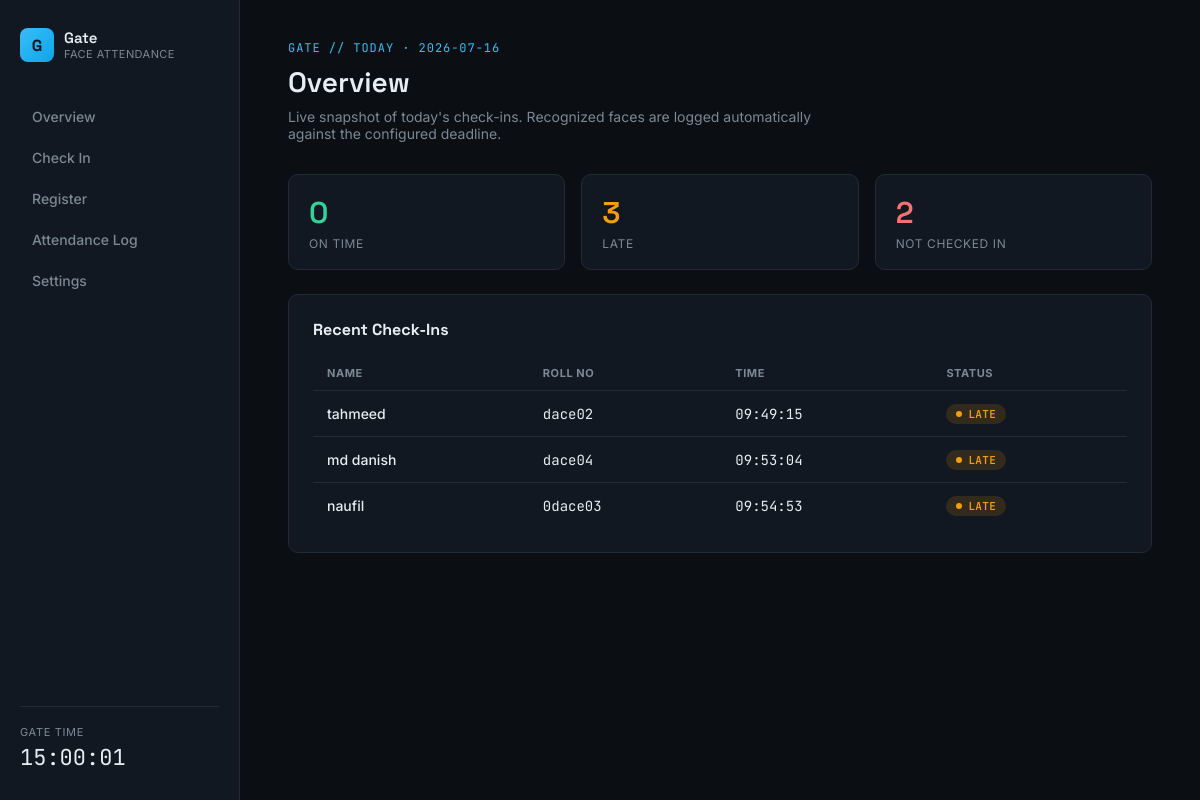
The page / on the database its author committed.
### tables this page shows
CREATE TABLE attendance (
            id          INTEGER PRIMARY KEY AUTOINCREMENT,
            user_id     INTEGER NOT NULL,
            date        TEXT NOT NULL,
            time        TEXT NOT NULL,
            status      TEXT NOT NULL,       -- 'ON-TIME' or 'LATE'
            confidence  REAL,
            UNIQUE(user_id, date),
            FOREIGN KEY(user_id) REFERENCES users(id)
        );

CREATE TABLE users (
            id          INTEGER PRIMARY KEY AUTOINCREMENT,
            label_id    INTEGER UNIQUE,   -- index used by the CNN's softmax output
            name        TEXT NOT NULL,
            roll_no     TEXT,
            created_at  TEXT NOT NULL,
            sample_count INTEGER DEFAULT 0,
            trained     INTEGER DEFAULT 0
        );

### app.py (the view)
@app.route("/")
def index():
    summary = db.get_attendance_summary()
    return render_template("index.html", summary=summary)

### database/db.py (called while the page is built)
def get_connection():
    conn = sqlite3.connect(DB_PATH)
    conn.row_factory = sqlite3.Row
    conn.execute("PRAGMA foreign_keys = ON")
    return conn

def list_users():
    conn = get_connection()
    rows = conn.execute("SELECT * FROM users ORDER BY name").fetchall()
    conn.close()
    return [dict(r) for r in rows]

def get_attendance_for_date(target_date=None):
    target_date = target_date or date.today().isoformat()
    conn = get_connection()
    rows = conn.execute("""
        SELECT a.*, u.name, u.roll_no
        FROM attendance a JOIN users u ON a.user_id = u.id
        WHERE a.date = ?
        ORDER BY a.time ASC
    """, (target_date,)).fetchall()
    conn.close()
    return [dict(r) for r in rows]

def get_attendance_summary(target_date=None):
    target_date = target_date or date.today().isoformat()
    rows = get_attendance_for_date(target_date)
    total_users = len(list_users())
    present = len(rows)
    on_time = len([r for r in rows if r["status"] == "ON-TIME"])
    late = len([r for r in rows if r["status"] == "LATE"])
    absent = total_users - present
    return {
        "date": target_date,
        "total_users": total_users,
        "present": present,
        "on_time": on_time,
        "late": late,
        "absent": absent,
        "records": rows
    }

### templates/index.html (shortened to what this page needs)
{% extends "base.html" %}
{% block content %}
<div class="page-head">
    <div class="eyebrow">Gate // Today · {{ summary.date }}</div>
    <h1>Overview</h1>
    <p>Live snapshot of today's check-ins. Recognized faces are logged automatically against the configured deadline.</p>
</div>
<div class="grid-3" style="margin-bottom: 24px;">
    <div class="stat ok">
        <div class="num">{{ summary.on_time }}</div>
        <div class="lbl">On Time</div>
    </div>
    <div class="stat warn">
        <div class="num">{{ summary.late }}</div>
        <div class="lbl">Late</div>
    </div>
    <div class="stat danger">
        <div class="num">{{ summary.absent }}</div>
        <div class="lbl">Not Checked In</div>
    </div>
</div>
<div class="card">
    <h2 style="margin-bottom: 16px; font-size: 16px;">Recent Check-Ins</h2>
    {% if summary.records %}
    <table class="board">
        <thead>
            <tr><th>Name</th><th>Roll No</th><th>Time</th><th>Status</th></tr>
        </thead>
        <tbody>
        {% for r in summary.records %}
            <tr>
                <td class="name-cell">{{ r.name }}</td>
                <td>{{ r.roll_no or '—' }}</td>
                <td>{{ r.time }}</td>
                <td>
                    <span class="badge {{ 'ok' if r.status == 'ON-TIME' else 'warn' }}">{{ r.status }}</span>
                </td>
            </tr>
        {% endfor %}
        </tbody>
    </table>
    {% else %}
    <div class="empty-state">No check-ins yet today. Head to Check In to scan a face.</div>
    {% endif %}
</div>
{% endblock %}

### templates/base.html (shortened to what this page needs)
<!DOCTYPE html>
<html lang="en">
<head>
<link rel="stylesheet" href="{{ url_for('static', filename='css/style.css') }}">
</head>
<body>
<div class="shell">
    <aside class="sidebar">
        <div class="brand">
            <div class="brand-mark">G</div>
            <div>
                <div class="brand-name">Gate</div>
                <div class="brand-sub">Face Attendance</div>
            </div>
        </div>
        <nav class="nav">
            <a href="/" class="{{ 'active' if active == 'home' else '' }}">Overview</a>
            <a href="/login" class="{{ 'active' if active == 'login' else '' }}">Check In</a>
            <a href="/register" class="{{ 'active' if active == 'register' else '' }}">Register</a>
            <a href="/dashboard" class="{{ 'active' if active == 'dashboard' else '' }}">Attendance Log</a>
            <a href="/settings" class="{{ 'active' if active == 'settings' else '' }}">Settings</a>
        </nav>
        <div class="gate-clock">
            <div class="label">Gate Time</div>
            <div class="value mono" id="live-clock">--:--:--</div>
        </div>
    </aside>
    <main>
        {% block content %}{% endblock %}
    </main>
</div>
</body>
</html>

### static/css/style.css (style rules this page uses)
:root { --bg: #0B0F14; --panel: #121821; --panel-2: #171F2A; --border: #232B36; --text: #E6EDF3; --muted: #7C8894; --accent: #38BDF8; --ok: #34D399; --warn: #F59E0B; --danger: #F87171; --radius: 10px; }
* { box-sizing: border-box; }
body { margin: 0; background: var(--bg); color: var(--text); font-family: 'Inter', sans-serif; min-height: 100vh; }
.mono { font-family: 'JetBrains Mono', monospace; }
h1, h2, h3 { font-family: 'Space Grotesk', sans-serif; margin: 0; }
a { color: inherit; text-decoration: none; }
.shell { display: grid; grid-template-columns: 240px 1fr; min-height: 100vh; }
.sidebar { background: var(--panel); border-right: 1px solid var(--border); padding: 28px 20px; display: flex; flex-direction: column; gap: 36px; }
.brand { display: flex; align-items: center; gap: 10px; }
.brand-mark { width: 34px; height: 34px; border-radius: 8px; background: linear-gradient(135deg, var(--accent), #0EA5E9); display: flex; align-items: center; justify-content: center; font-family: 'Space Grotesk', sans-serif; font-weight: 700; color: #04141C; }
.brand-name { font-family: 'Space Grotesk', sans-serif; font-weight: 600; font-size: 15px; line-height: 1.2; }
.brand-sub { color: var(--muted); font-size: 11px; letter-spacing: 0.04em; text-transform: uppercase; }
.nav { display: flex; flex-direction: column; gap: 4px; }
.nav a { padding: 10px 12px; border-radius: 8px; color: var(--muted); font-size: 14px; font-weight: 500; display: flex; align-items: center; gap: 10px; transition: background 0.15s, color 0.15s; }
.gate-clock { margin-top: auto; border-top: 1px solid var(--border); padding-top: 18px; }
.gate-clock .label { color: var(--muted); font-size: 11px; text-transform: uppercase; letter-spacing: 0.06em; }
.gate-clock .value { font-family: 'JetBrains Mono', monospace; font-size: 22px; margin-top: 4px; }
main { padding: 40px 48px; max-width: 1100px; }
.page-head { margin-bottom: 32px; }
.eyebrow { color: var(--accent); font-size: 12px; letter-spacing: 0.08em; text-transform: uppercase; font-family: 'JetBrains Mono', monospace; margin-bottom: 8px; }
.page-head h1 { font-size: 28px; font-weight: 600; }
.page-head p { color: var(--muted); margin-top: 8px; font-size: 14px; max-width: 560px; }
.card { background: var(--panel); border: 1px solid var(--border); border-radius: var(--radius); padding: 24px; }
.grid-3 { display: grid; grid-template-columns: repeat(3, 1fr); gap: 16px; }
.stat { background: var(--panel); border: 1px solid var(--border); border-radius: var(--radius); padding: 18px 20px; }
.stat .num { font-family: 'Space Grotesk', sans-serif; font-size: 30px; font-weight: 600; }
.stat .lbl { color: var(--muted); font-size: 12px; text-transform: uppercase; letter-spacing: 0.05em; margin-top: 4px; }
.stat.ok .num { color: var(--ok); }
.stat.warn .num { color: var(--warn); }
.stat.danger .num { color: var(--danger); }
.board { width: 100%; border-collapse: collapse; font-size: 14px; }
.board th { text-align: left; color: var(--muted); font-size: 11px; text-transform: uppercase; letter-spacing: 0.05em; padding: 10px 14px; border-bottom: 1px solid var(--border); }
.board td { padding: 12px 14px; border-bottom: 1px solid var(--border); font-family: 'JetBrains Mono', monospace; }
.board tr:last-child td { border-bottom: none; }
.board td.name-cell { font-family: 'Inter', sans-serif; font-weight: 500; }
.badge { display: inline-flex; align-items: center; gap: 6px; padding: 3px 10px; border-radius: 999px; font-size: 11px; font-weight: 600; font-family: 'JetBrains Mono', monospace; letter-spacing: 0.03em; }
.badge.warn { background: rgba(245, 158, 11, 0.14); color: var(--warn); }
.badge::before { content: ''; width: 6px; height: 6px; border-radius: 50%; background: currentColor; }

### rows shown on the page
attendance: name "tahmeed", roll_no "dace02", time "09:49:15", status "LATE"
attendance: name "md danish", roll_no "dace04", time "09:53:04", status "LATE"
attendance: name "naufil", roll_no "0dace03", time "09:54:53", status "LATE"

### other values the page prints
{{ summary.date }} "2026-07-16"
{{ summary.on_time }} "0"
{{ summary.late }} "3"
{{ summary.absent }} "2"
